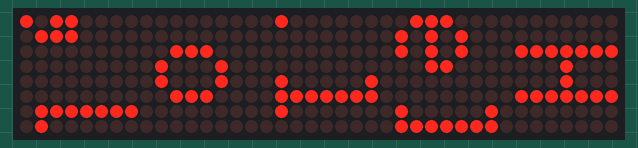
A sketch run on a simulated ESP8266 (NodeMCU). On the bench: 40×8 LED matrix. Wiring (inferred from the names in the program): 5 × MAX7219 LED driver (orientation assumed): data A0; clock GPIO 15; CS GPIO 16.

Above: at 0.12 s.
At 4.95 s:
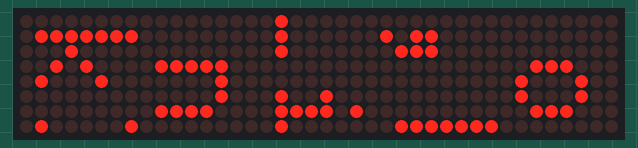
At 9.98 s:
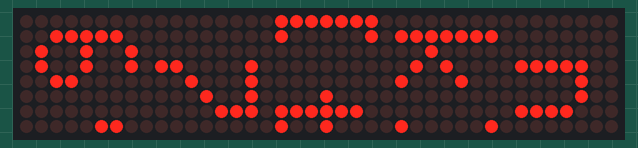
At 19.83 s:
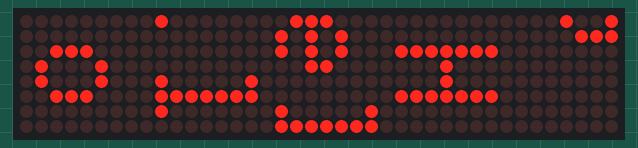
At 29.69 s:
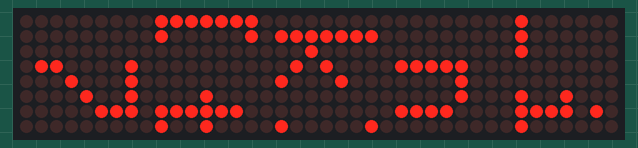
At 39.76 s:
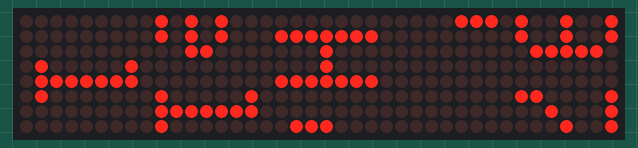

The sketch:

test.ino
```cpp
//
// Use multiple 8x8 dot matrix modules to display a marquee string
// http://www.icshop.com.tw/product_info.php/products_id/13181
//
// MAX7219 datasheet: https://datasheets.maximintegrated.com/en/ds/MAX7219-MAX7221.pdf
//

// the MAX7219 address map (datasheet table 2)
#define MAX7219_DECODE_REG (0x09)
#define MAX7219_INTENSITY_REG (0x0A)
#define MAX7219_SCANLIMIT_REG (0x0B)
#define MAX7219_SHUTDOWN_REG (0X0C)
#define MAX7219_DISPLAYTEST_REG (0x0F)
#define MAX7219_COLUMN_REG(pos) ((pos) + 1)

// shutdown mode (datasheet table 3)
#define MAX7219_OFF (0x0)
#define MAX7219_ON (0x1)

// pin 13 of MAX7219 (CLK)
const int clock_pin = 15;
// pin 12 of MAX7219 (LOAD)
const int data_latch_pin = 16;
// pin 1 of MAX7219 (DIN)
const int data_input_pin = 17;

// number of columns of the display matrx
#define NUM_OF_COLUMNS (8)

// define the number of chained matrixes
#define NUM_OF_MATRIXES (5)

// matrix pattern for "Hello,LinkIt7697"
const byte char_pattern[] =
    {
        B00000000, B00000000, B01111111, B00001000, B00001000, B01111111, // H
        B00000000, B00000000, B00111000, B01010100, B01010100, B00011000, // e
        B00000000, B00000000, B01000001, B01111111, B01000000, B00000000, // l
        B00000000, B00000000, B01000001, B01111111, B01000000, B00000000, // l
        B00000000, B00000000, B00111000, B01000100, B01000100, B00111000, // o
        B00000000, B00000000, B10110000, B01110000, B00000000, B00000000, // ,
        B00000000, B00000000, B01111111, B01000000, B01000000, B01000000, // L
        B00000000, B00000000, B01001000, B01111010, B01000000, B00000000, // i
        B00000000, B00000000, B01111100, B00000100, B00000100, B01111000, // n
        B00000000, B00000000, B01111111, B00010000, B00101000, B01000100, // k
        B00000000, B00000000, B01000001, B01111111, B01000001, B00000000, // I
        B00000000, B00000000, B00001000, B01111110, B01001000, B00000000, // t
        B00000000, B00000000, B01100001, B00010001, B00001001, B00000111, // 7
        B00000000, B00000000, B00111110, B01001001, B01001001, B00110000, // 6
        B00000000, B00000000, B00000110, B01001001, B01001001, B00111110, // 9
        B00000000, B00000000, B01100001, B00010001, B00001001, B00000111, // 7
        B00000000, B00000000, B00000000, B00000000, B00000000, B00000000  // space
};

#define DISPLAY_COLUMN_LENGTH (sizeof(char_pattern))

// update a specific register value of all MAX7219s
void set_all_registers(byte address, byte value)
{
    digitalWrite(data_latch_pin, LOW);

    for (int i = 0; i < NUM_OF_MATRIXES; i++)
    {
        shiftOut(data_input_pin, clock_pin, MSBFIRST, address);
        shiftOut(data_input_pin, clock_pin, MSBFIRST, value);
    }

    digitalWrite(data_latch_pin, HIGH);
}

void clear_all_matrix()
{
    // clear the dot matrix
    for (int i = 0; i < NUM_OF_COLUMNS; i++)
    {
        set_all_registers(MAX7219_COLUMN_REG(i), B00000000);
    }
}

void init_all_max7219()
{
    // disable test mode. datasheet table 10
    set_all_registers(MAX7219_DISPLAYTEST_REG, MAX7219_OFF);
    // set medium intensity. datasheet table 7
    set_all_registers(MAX7219_INTENSITY_REG, 0x1);
    // turn off display. datasheet table 3
    set_all_registers(MAX7219_SHUTDOWN_REG, MAX7219_OFF);
    // drive 8 digits. datasheet table 8
    set_all_registers(MAX7219_SCANLIMIT_REG, 7);
    // no decode mode for all positions. datasheet table 4
    set_all_registers(MAX7219_DECODE_REG, B00000000);

    // clear matrix display
    clear_all_matrix();
}

void setup()
{
    // init pin states
    pinMode(clock_pin, OUTPUT);
    pinMode(data_latch_pin, OUTPUT);
    pinMode(data_input_pin, OUTPUT);

    // init MAX2719 states
    init_all_max7219();
}

unsigned int starting_column_index = 0;

void loop()
{
    int i, j;
    int target_column;

    // turn off display first
    set_all_registers(MAX7219_SHUTDOWN_REG, MAX7219_OFF);

    // update all columns
    for (i = 0; i < NUM_OF_COLUMNS; i++)
    {
        digitalWrite(data_latch_pin, LOW);

        // update all matrixes
        for (j = NUM_OF_MATRIXES - 1; j >= 0; j--)
        {
            // jump to the correct column position for each matrix
            target_column = starting_column_index + NUM_OF_COLUMNS * j + i;
            //  make sure the target column is within the bitmap array
            target_column %= DISPLAY_COLUMN_LENGTH;

            shiftOut(data_input_pin, clock_pin, MSBFIRST, MAX7219_COLUMN_REG(i));
            shiftOut(data_input_pin, clock_pin, MSBFIRST, char_pattern[target_column]);
        }

        // latch the data pin to make the register data takes effect
        digitalWrite(data_latch_pin, HIGH);
    }

    // turn on display
    set_all_registers(MAX7219_SHUTDOWN_REG, MAX7219_ON);

    // step to the next column
    starting_column_index++;
    // go back to the first column of the string bitmap to be displayed
    if (starting_column_index >= DISPLAY_COLUMN_LENGTH)
    {
        starting_column_index = 0;
    }

    delay(200);
}
```
